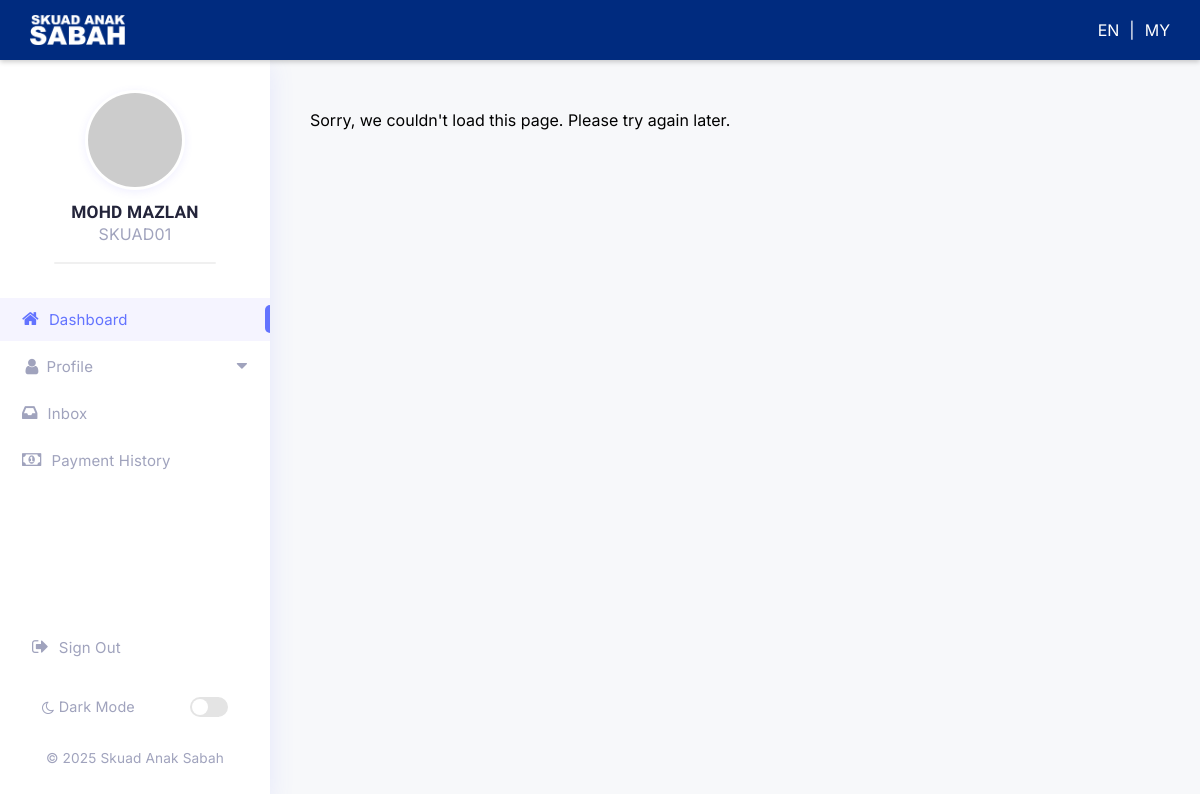
Before: / (signed in) with the older database file.
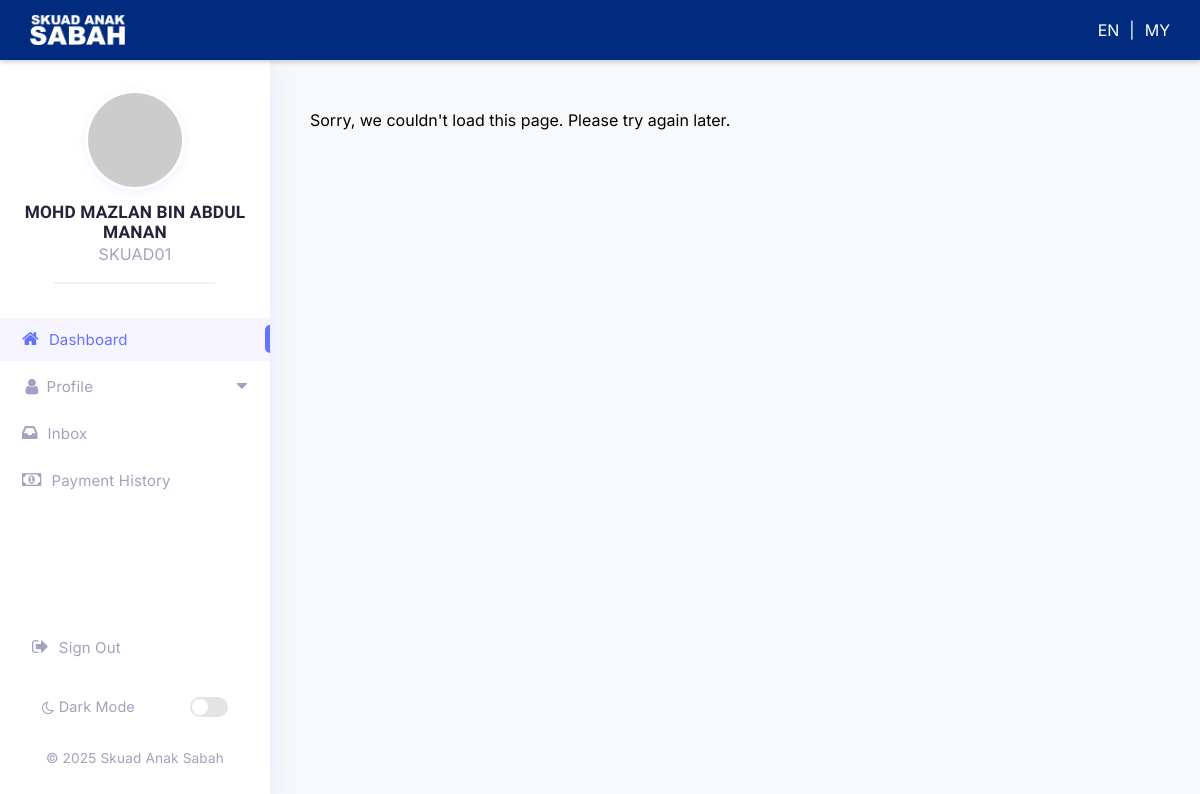
After: the same page with the newer database file.
### tables this page shows
CREATE TABLE `users` (
  `id` int(11) NOT NULL,
  `nric` varchar(50) NOT NULL,
  `email` varchar(100) NOT NULL,
  `username` varchar(50) DEFAULT NULL,
  `password` varchar(255) NOT NULL,
  `created_at` datetime NOT NULL DEFAULT current_timestamp()
);

CREATE TABLE `user_profiles` (
  `id` int(11) NOT NULL,
  `user_id` int(11) NOT NULL,
  `full_name` varchar(255) DEFAULT NULL,
  `gender` enum('m','f') DEFAULT NULL,
  `ethnic` varchar(100) DEFAULT NULL,
  `phone` varchar(50) DEFAULT NULL,
  `birthday` date DEFAULT NULL,
  `address1` varchar(255) DEFAULT NULL,
  `address2` varchar(255) DEFAULT NULL,
  `area` varchar(100) DEFAULT NULL,
  `postal_code` varchar(20) DEFAULT NULL,
  `city` varchar(100) DEFAULT NULL,
  `state` varchar(100) DEFAULT NULL,
  `voting_area` varchar(255) DEFAULT NULL,
  `service_area` varchar(255) DEFAULT NULL,
  `vest_size` varchar(10) DEFAULT NULL,
  `profile_pic_url` varchar(2083) DEFAULT NULL,
  `updated_at` timestamp NOT NULL DEFAULT current_timestamp() ON UPDATE current_timestamp()
);

### php/user.php (called while the page is built, shortened)
<?php
class User
{
    private $conn;
    public function __construct($db)
    {
        $this->conn = $db;
    }
    public function getProfile($user_id)
    {
        $query = "
            SELECT u.username, u.email, u.nric, p.*, e.*
            FROM users u
            LEFT JOIN user_profiles p ON u.id = p.user_id
            LEFT JOIN user_employment e ON u.id = e.user_id
            WHERE u.id = :user_id
        ";
        $stmt = $this->conn->prepare($query);
        $stmt->bindParam(':user_id', $user_id, PDO::PARAM_INT);
        $stmt->execute();
        $data = $stmt->fetch(PDO::FETCH_ASSOC);
        $data["skuad_id"] = "SKUAD" . str_pad($data["id"], 2, "0", STR_PAD_LEFT);
        return $data;
    }
}

### index.php (the view, shortened to what the changed rows need)
<?php
require_once ROOT_PATH . '/php/user_auth_check.php';
require_once ROOT_PATH . '/php/user.php';
$database = new Database();
$db = $database->connect();
$user = new User($db);
$user_id = $_SESSION['user_id'];
$profileData = $user->getProfile($user_id);
?>
<!DOCTYPE html>
<html lang="en">
<head>
    <link rel="stylesheet" href="https://cdnjs.cloudflare.com/ajax/libs/font-awesome/4.7.0/css/font-awesome.min.css">
    <link
        rel="stylesheet"
        href="https://cdnjs.cloudflare.com/ajax/libs/animate.css/4.1.1/animate.min.css" />
    <link rel="stylesheet" href="css/mkl_style.css">
</head>
<body class="bg-gray-100 text-gray-800">
    <div id="sidebar">
        <div class="sidebar-profile">
            <img src="<?php echo htmlspecialchars($_SESSION['profile_pic_url'] ?? 'https://placehold.co/32x32/e0e7ff/3730a3?text=U'); ?>" alt="Profile Picture" class="sidebar-profile-img" />
            <div class="sidebar-profile-name"><?php echo htmlspecialchars($profileData['full_name'] ?? ''); ?></div>
            <div class="sidebar-profile-email"><?php echo htmlspecialchars($profileData['skuad_id'] ?? ''); ?></div>
        </div>
    </div>
</body>
</html>

Changed rows visible on the page:
changed through a linked row, users: user_profiles.full_name "MOHD MAZLAN" → "MOHD MAZLAN BIN ABDUL MANAN"
